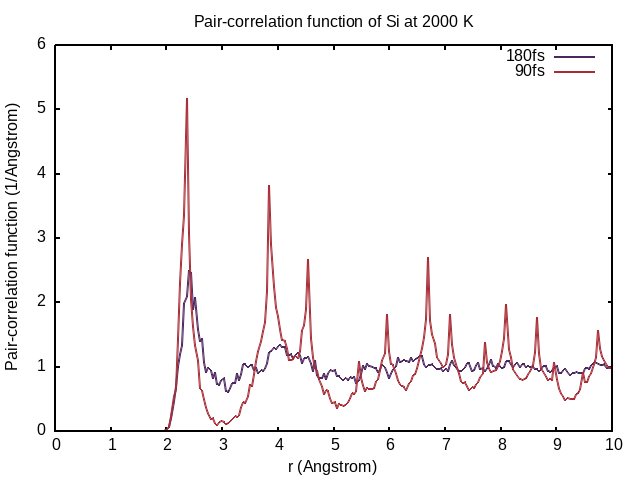

Source code (gnuplot):
set term png linewidth 2
set output "pair_correlation.png"

colors = "#4c265f #a82c35 #2c68fc #808080 #2fb5ab"

set title "Pair-correlation function of Si at 2000 K"
set xlabel "r (Angstrom)"
set ylabel "Pair-correlation function (1/Angstrom)"

list=system("ls -1B *.dat | sed 's/.dat//g' | sed 's/pair_correlation.//g' ")

plot for [i=1:words(list)] "pair_correlation.".word(list, i).".dat" \
  with lines lc rgb word(colors, i%5) title word(list, i)
